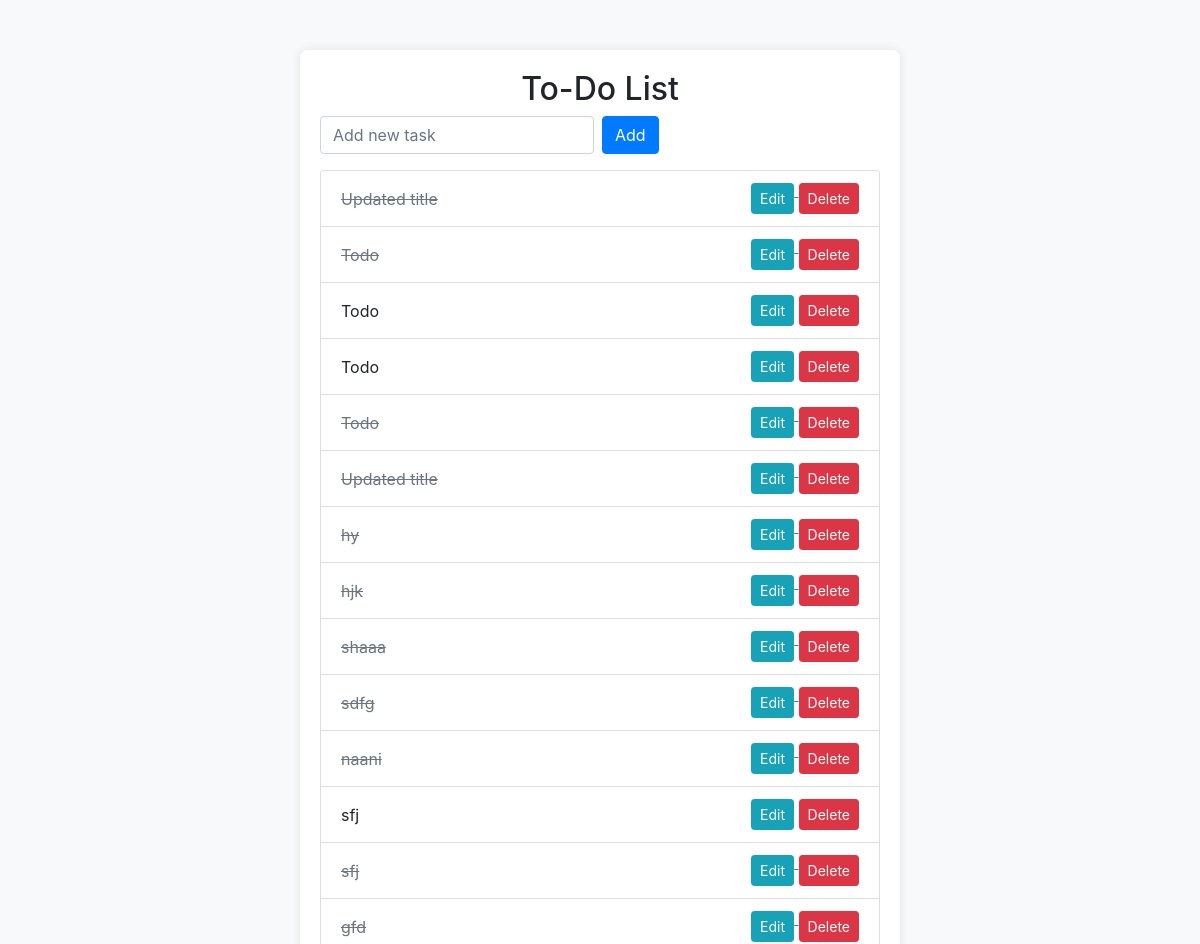
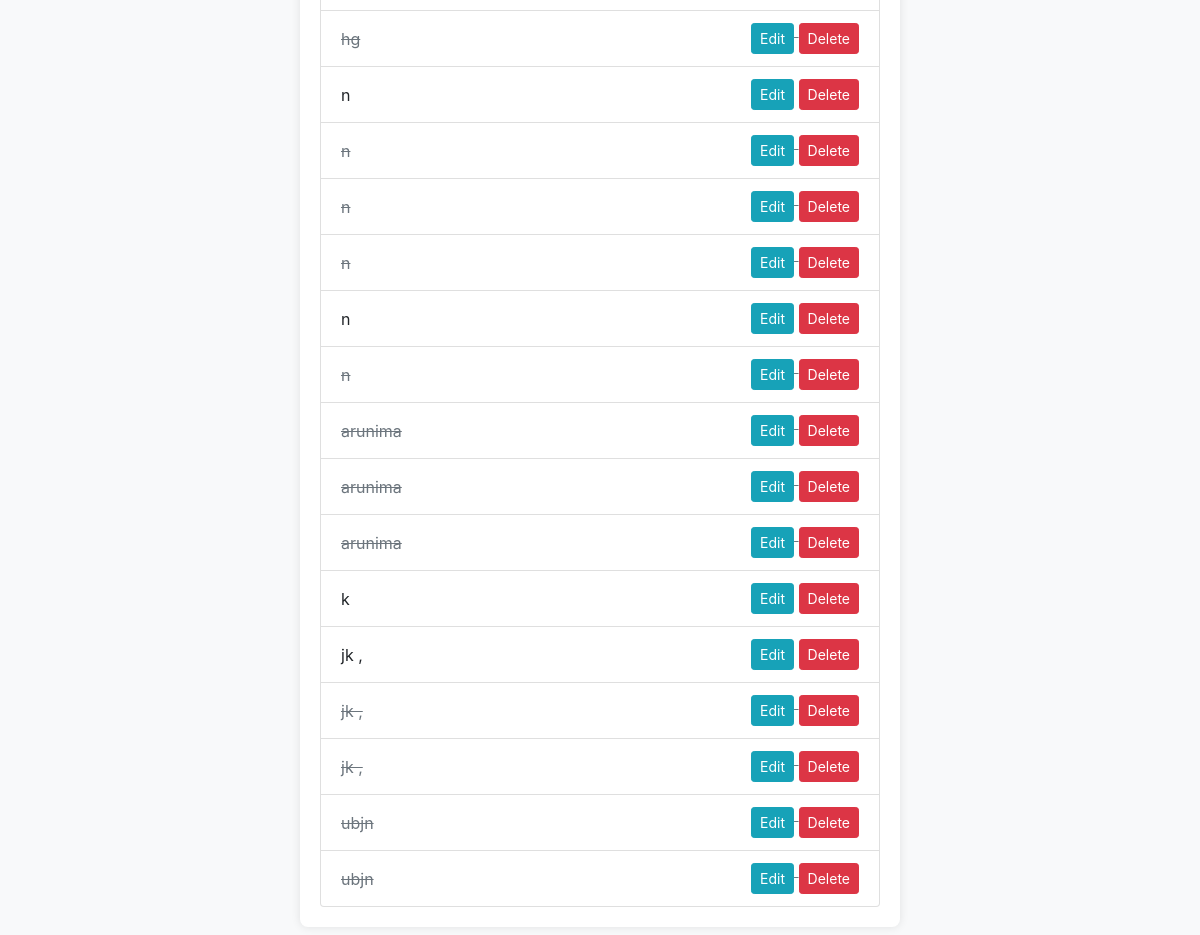
Page /api/index/ on the committed database (2 pictures, top to bottom).
### todos/models.py (models this page shows, shortened)
class Todo(models.Model):
    title = models.CharField(max_length=100)
    description = models.TextField(max_length=500, blank=True)
    completed = models.BooleanField(default=False)
    created_at = models.DateTimeField(auto_now_add=True)

### todos/views.py (the view)
# urls.py: path('api/index/', todo_list, name='todo-list'),
def todo_list(request):
    todos = Todo.objects.all()
    return render(request, 'todoList.html', {'todos': todos})

### todos/templates/todoList.html (shortened to what this page needs)
<!DOCTYPE html>
<html lang="en">
<head>
    <link href="https://stackpath.bootstrapcdn.com/bootstrap/4.5.2/css/bootstrap.min.css" rel="stylesheet">
</head>
<body>
    <div class="container">
        <div class="todo-container">
            <h2 class="text-center">To-Do List</h2>
            <form method="post" action="{% url 'todo-list-create' %}" class="form-inline mb-3">
                <input type="text" name="title" class="form-control mr-2" placeholder="Add new task" required>
                <button type="submit" class="btn btn-primary">Add</button>
            </form>
            <ul class="list-group">
                {% for todo in todos %}
                <li class="list-group-item d-flex justify-content-between align-items-center {% if todo.completed %}completed{% endif %}">
                    {{ todo.title }}
                    <div>
                        <a href="{% url 'todo-retrieve-update-delete' todo.id %}" class="btn btn-sm btn-info">Edit</a>
                        <form method="post" action="{% url 'todo-retrieve-update-delete' todo.id %}" style="display:inline;">
                            <button type="submit" class="btn btn-sm btn-danger">Delete</button>
                        </form>
                    </div>
                </li>
                {% empty %}
                <li class="list-group-item text-center">No tasks available.</li>
                {% endfor %}
            </ul>
        </div>
    </div>
</body>
</html>

### todos/templates/todoList.html (style rules this page uses)
body { background-color: #f8f9fa; }
.todo-container { max-width: 600px; margin: 50px auto; background: #fff; padding: 20px; border-radius: 8px; box-shadow: 0 0 10px rgba(0, 0, 0, 0.1); }
.completed { text-decoration: line-through; color: #6c757d; }

### rows in the picture
Todo: title "Updated title"
Todo: title "Todo"
Todo: title "Todo"
Todo: title "Todo"
Todo: title "Todo"
Todo: title "Updated title"
Todo: title "hy"
Todo: title "hjk"
Todo: title "shaaa"
Todo: title "sdfg"
Todo: title "naani"
Todo: title "sfj"
Todo: title "sfj"
Todo: title "gfd"
Todo: title "hg"
Todo: title "n"
Todo: title "n"
Todo: title "n"
Todo: title "n"
Todo: title "n"
Todo: title "n"
Todo: title "arunima"
Todo: title "arunima"
Todo: title "arunima"
Todo: title "k"
Todo: title "jk ,"
Todo: title "jk ,"
Todo: title "jk ,"
Todo: title "ubjn"
Todo: title "ubjn"
